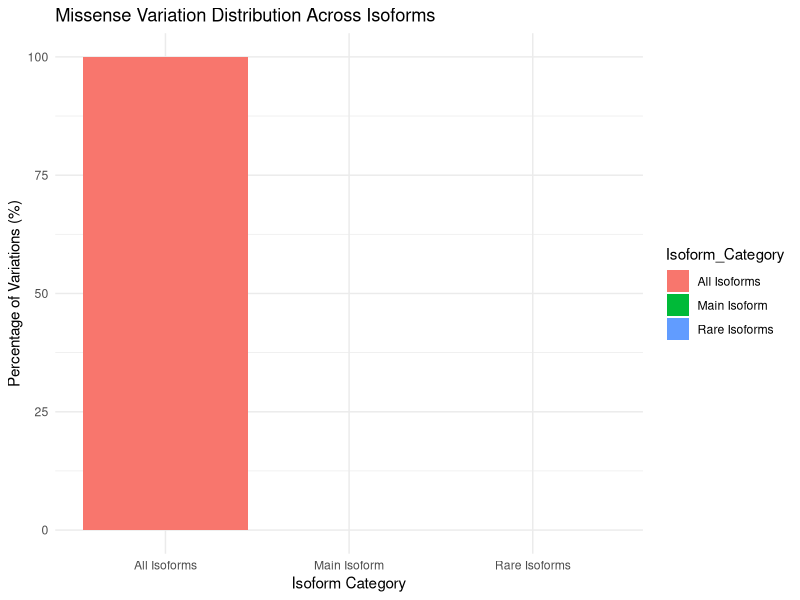

This figure's R source:
# Load necessary libraries
library(ggplot2)

# Read the data from enrichment.txt file
enrichment_data <- read.csv("enrichment.txt", header = TRUE)

# Identify main isoform (without hyphen in identifier)
enrichment_data$Is_Rare_Isoform <- grepl("-", enrichment_data$Identifier)

# Calculate the total number of variants in each category using only 'Variation count'
total_all_variants <- sum(enrichment_data$Variation.count)
total_main_variants <- sum(enrichment_data$Variation.count[!enrichment_data$Is_Rare_Isoform])
total_rare_variants <- sum(enrichment_data$Variation.count[enrichment_data$Is_Rare_Isoform])

# Calculate the percentages
percent_main_isoform <- (total_main_variants / total_all_variants) * 100
percent_all_isoforms <- 100  # Since this is the total of all variants
percent_rare_isoform <- (total_rare_variants / total_all_variants) * 100

# Prepare data for plotting
plot_data <- data.frame(
  Isoform_Category = c("Main Isoform", "All Isoforms", "Rare Isoforms"),
  Percentage = c(percent_main_isoform, percent_all_isoforms, percent_rare_isoform)
)

# Plot the data
ggplot(plot_data, aes(x = Isoform_Category, y = Percentage, fill = Isoform_Category)) +
  geom_bar(stat = "identity") +
  labs(title = "Missense Variation Distribution Across Isoforms", x = "Isoform Category", y = "Percentage of Variations (%)") +
  theme_minimal()
